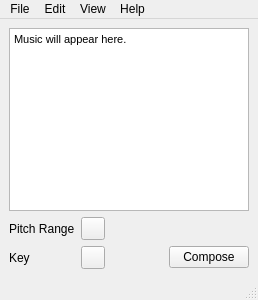
<?xml version="1.0" encoding="UTF-8"?>
<ui version="4.0">
 <class>window</class>
 <widget class="QMainWindow" name="window">
  <property name="geometry">
   <rect>
    <x>0</x>
    <y>0</y>
    <width>258</width>
    <height>300</height>
   </rect>
  </property>
  <property name="windowTitle">
   <string>window</string>
  </property>
  <property name="styleSheet">
   <string notr="true">font: 8pt &quot;Source Code Pro&quot;;</string>
  </property>
  <widget class="QWidget" name="centralwidget">
   <layout class="QGridLayout" name="gridLayout">
    <item row="0" column="0" colspan="4">
     <widget class="QTextBrowser" name="textBrowser">
      <property name="html">
       <string>&lt;!DOCTYPE HTML PUBLIC &quot;-//W3C//DTD HTML 4.0//EN&quot; &quot;http://www.w3.org/TR/REC-html40/strict.dtd&quot;&gt;
&lt;html&gt;&lt;head&gt;&lt;meta name=&quot;qrichtext&quot; content=&quot;1&quot; /&gt;&lt;style type=&quot;text/css&quot;&gt;
p, li { white-space: pre-wrap; }
&lt;/style&gt;&lt;/head&gt;&lt;body style=&quot; font-family:'Source Code Pro'; font-size:8pt; font-weight:400; font-style:normal;&quot;&gt;
&lt;p style=&quot; margin-top:0px; margin-bottom:0px; margin-left:0px; margin-right:0px; -qt-block-indent:0; text-indent:0px;&quot;&gt;Music will appear here.&lt;/p&gt;&lt;/body&gt;&lt;/html&gt;</string>
      </property>
     </widget>
    </item>
    <item row="1" column="0">
     <widget class="QLabel" name="label_2">
      <property name="enabled">
       <bool>true</bool>
      </property>
      <property name="text">
       <string>Pitch Range</string>
      </property>
     </widget>
    </item>
    <item row="1" column="1">
     <widget class="QToolButton" name="toolButton">
      <property name="text">
       <string/>
      </property>
      <property name="checkable">
       <bool>false</bool>
      </property>
      <property name="popupMode">
       <enum>QToolButton::InstantPopup</enum>
      </property>
     </widget>
    </item>
    <item row="2" column="0">
     <widget class="QLabel" name="label">
      <property name="text">
       <string>Key</string>
      </property>
     </widget>
    </item>
    <item row="2" column="1">
     <widget class="QToolButton" name="toolButton_2">
      <property name="text">
       <string/>
      </property>
     </widget>
    </item>
    <item row="2" column="3">
     <widget class="QPushButton" name="pushButton">
      <property name="text">
       <string>Compose</string>
      </property>
     </widget>
    </item>
   </layout>
  </widget>
  <widget class="QMenuBar" name="menubar">
   <property name="geometry">
    <rect>
     <x>0</x>
     <y>0</y>
     <width>258</width>
     <height>19</height>
    </rect>
   </property>
   <widget class="QMenu" name="menuFile">
    <property name="title">
     <string>File</string>
    </property>
    <addaction name="actionSave_as"/>
   </widget>
   <widget class="QMenu" name="menuAbout">
    <property name="title">
     <string>Help</string>
    </property>
    <addaction name="actionAbout"/>
   </widget>
   <widget class="QMenu" name="menuView">
    <property name="title">
     <string>View</string>
    </property>
   </widget>
   <widget class="QMenu" name="menuEdit">
    <property name="title">
     <string>Edit</string>
    </property>
    <addaction name="actionPreferences"/>
   </widget>
   <addaction name="menuFile"/>
   <addaction name="menuEdit"/>
   <addaction name="menuView"/>
   <addaction name="menuAbout"/>
  </widget>
  <widget class="QStatusBar" name="statusbar"/>
  <action name="actionSave_as">
   <property name="text">
    <string>Save as...</string>
   </property>
  </action>
  <action name="actionPreferences">
   <property name="text">
    <string>Preferences</string>
   </property>
  </action>
  <action name="actionAbout">
   <property name="text">
    <string>About</string>
   </property>
  </action>
 </widget>
 <resources/>
 <connections/>
</ui>
